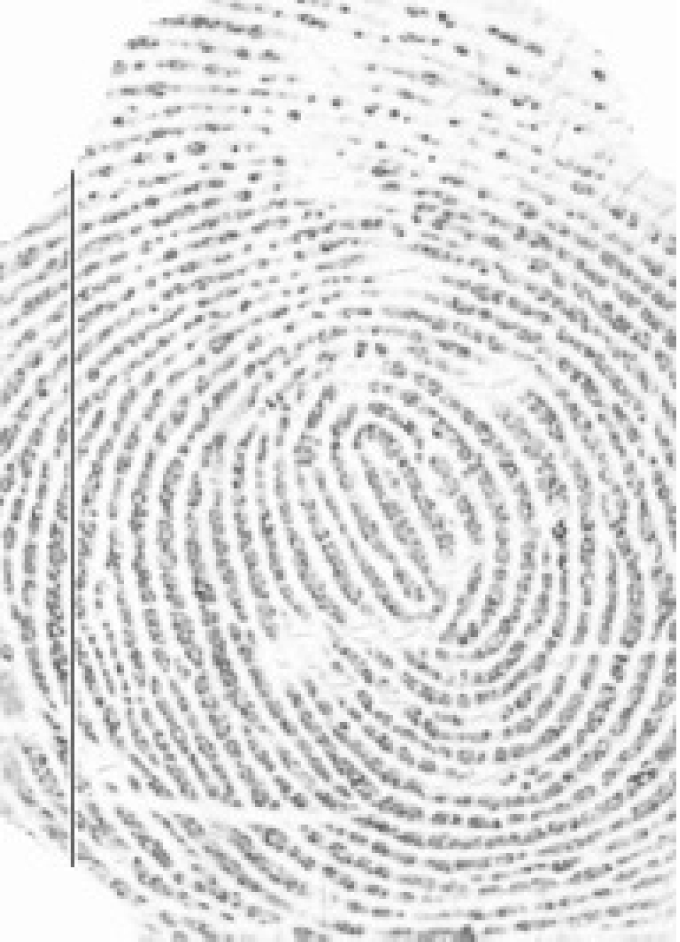
#> input picture 362496.jpg, 3398 x 4708 px (shown at 1/5 size)
$ python simplify_targets.py ../362496.jpg
#> lines starting #> are read from the running program, lines starting #| are printed output that depends on the picture
# remove color from target images. output black and white lines and resize to (400, 288)

import sys
from PIL import Image
# from PIL.ImageOps import grayscale, autocontrast, invert
# from PIL.ImageFilter import FIND_EDGES

output_shape = (288, 400)
infile = sys.argv[1]
outfile = infile.replace(".jpg", "_small.png")

with Image.open(infile) as image:
#> image is the input picture: PIL image 3398x4708 RGB; min 77, max 255, mean 222.8
    gray = image.resize(output_shape)
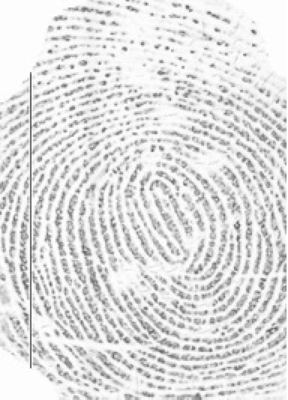
#> gray: PIL image 288x400 RGB; min 89, max 255, mean 222.8
    # [7 lines of commented-out code are left out]
    gray.save(outfile)
